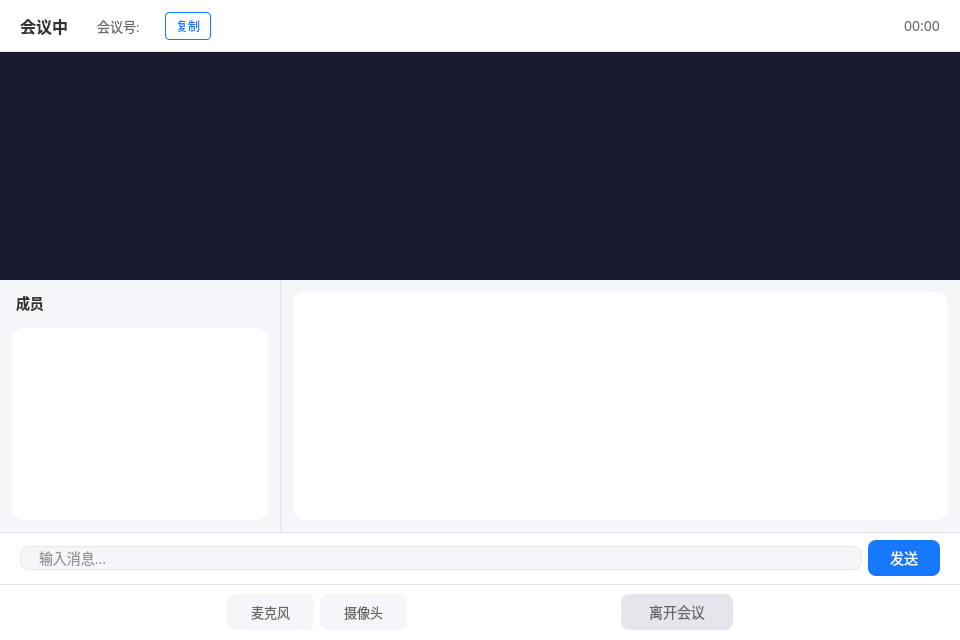
<?xml version="1.0" encoding="UTF-8"?>
<ui version="4.0">
 <class>MeetingDialog</class>
 <widget class="QWidget" name="MeetingDialog">
  <property name="geometry">
   <rect><x>0</x><y>0</y><width>960</width><height>640</height></rect>
  </property>
  <property name="minimumSize">
   <size><width>900</width><height>600</height></size>
  </property>
  <property name="windowTitle">
   <string>视频会议</string>
  </property>
  <property name="styleSheet">
   <string>QWidget#MeetingDialog { background: #F5F6FA; }</string>
  </property>
  <layout class="QVBoxLayout" name="vl_main">
   <property name="spacing"><number>0</number></property>
   <property name="leftMargin"><number>0</number></property>
   <property name="topMargin"><number>0</number></property>
   <property name="rightMargin"><number>0</number></property>
   <property name="bottomMargin"><number>0</number></property>
   <item>
    <widget class="QWidget" name="wdg_topBar">
     <property name="minimumSize"><size><width>0</width><height>52</height></size></property>
     <property name="maximumSize"><size><width>16777215</width><height>52</height></size></property>
     <property name="styleSheet"><string>QWidget#wdg_topBar { background: white; border-bottom: 1px solid #E5E6EB; }</string></property>
     <layout class="QHBoxLayout" name="hl_topBar">
      <property name="leftMargin"><number>20</number></property>
      <property name="topMargin"><number>0</number></property>
      <property name="rightMargin"><number>20</number></property>
      <property name="bottomMargin"><number>0</number></property>
      <item>
       <widget class="QLabel" name="lb_title">
        <property name="text"><string>会议中</string></property>
        <property name="styleSheet"><string>font-size: 16px; font-weight: bold; color: #333; font-family: Microsoft YaHei;</string></property>
       </widget>
      </item>
      <item>
       <widget class="QLabel" name="lb_meetingIdPrefix">
        <property name="text"><string>会议号:</string></property>
        <property name="styleSheet"><string>font-size: 13px; color: #666; font-family: Microsoft YaHei; margin-left: 20px;</string></property>
       </widget>
      </item>
      <item>
       <widget class="QLabel" name="lb_meetingId">
        <property name="text"><string></string></property>
        <property name="styleSheet"><string>font-size: 14px; font-weight: bold; color: #1677FF; font-family: Microsoft YaHei;</string></property>
       </widget>
      </item>
      <item>
       <widget class="QPushButton" name="pb_copy">
        <property name="text"><string>复制</string></property>
        <property name="cursor"><cursorShape>PointingHandCursor</cursorShape></property>
        <property name="styleSheet">
         <string>QPushButton { color: #1677FF; border: 1px solid #1677FF; border-radius: 4px; padding: 4px 10px; font-size: 12px; font-family: Microsoft YaHei; background: transparent; }
QPushButton:hover { background: #F0F5FF; }</string>
        </property>
       </widget>
      </item>
      <item>
       <spacer name="hs_topBar">
        <property name="orientation"><enum>Qt::Horizontal</enum></property>
        <property name="sizeHint"><size><width>40</width><height>20</height></size></property>
       </spacer>
      </item>
      <item>
       <widget class="QLabel" name="lb_timer">
        <property name="text"><string>00:00</string></property>
        <property name="styleSheet"><string>font-size: 14px; color: #666; font-family: Microsoft YaHei;</string></property>
       </widget>
      </item>
     </layout>
    </widget>
   </item>
   <item>
    <widget class="QWidget" name="wdg_videoArea">
     <property name="minimumSize">
      <size><width>0</width><height>0</height></size>
     </property>
     <property name="maximumSize">
      <size><width>16777215</width><height>240</height></size>
     </property>
     <property name="styleSheet">
      <string>QWidget#wdg_videoArea { background: #1A1A2E; }</string>
     </property>
    </widget>
   </item>
   <item>
    <widget class="QSplitter" name="splitter_main">
     <property name="orientation"><enum>Qt::Horizontal</enum></property>
     <property name="handleWidth"><number>1</number></property>
     <property name="styleSheet"><string>QSplitter::handle { background: #E5E6EB; }</string></property>
     <widget class="QWidget" name="wdg_memberPanel">
      <property name="minimumSize"><size><width>200</width><height>0</height></size></property>
      <property name="maximumSize"><size><width>280</width><height>16777215</height></size></property>
      <layout class="QVBoxLayout" name="vl_memberPanel">
       <property name="leftMargin"><number>12</number></property>
       <property name="topMargin"><number>12</number></property>
       <property name="rightMargin"><number>12</number></property>
       <property name="bottomMargin"><number>12</number></property>
       <item>
        <widget class="QLabel" name="lb_memberTitle">
         <property name="text"><string>成员</string></property>
         <property name="styleSheet"><string>font-size: 14px; font-weight: bold; color: #333; font-family: Microsoft YaHei; padding-bottom: 8px;</string></property>
        </widget>
       </item>
       <item>
        <widget class="QListWidget" name="lw_memberList">
         <property name="styleSheet">
          <string>QListWidget { background: white; border-radius: 12px; border: none; padding: 8px; }
QListWidget::item { padding: 6px 0; border: none; }</string>
         </property>
        </widget>
       </item>
      </layout>
     </widget>
     <widget class="QWidget" name="wdg_msgPanel">
      <layout class="QVBoxLayout" name="vl_msgPanel">
       <property name="leftMargin"><number>12</number></property>
       <property name="topMargin"><number>12</number></property>
       <property name="rightMargin"><number>12</number></property>
       <property name="bottomMargin"><number>12</number></property>
       <item>
        <widget class="QTextBrowser" name="tb_messages">
         <property name="styleSheet">
          <string>QTextBrowser { background: white; border-radius: 12px; border: none; padding: 12px; font-size: 14px; font-family: Microsoft YaHei; color: #333; }</string>
         </property>
         <property name="openExternalLinks"><bool>false</bool></property>
        </widget>
       </item>
      </layout>
     </widget>
    </widget>
   </item>
   <item>
    <widget class="QWidget" name="wdg_inputBar">
     <property name="minimumSize"><size><width>0</width><height>52</height></size></property>
     <property name="maximumSize"><size><width>16777215</width><height>52</height></size></property>
     <property name="styleSheet"><string>QWidget#wdg_inputBar { background: white; border-top: 1px solid #E5E6EB; }</string></property>
     <layout class="QHBoxLayout" name="hl_inputBar">
      <property name="leftMargin"><number>20</number></property>
      <property name="topMargin"><number>8</number></property>
      <property name="rightMargin"><number>20</number></property>
      <property name="bottomMargin"><number>8</number></property>
      <item>
       <widget class="QLineEdit" name="le_input">
        <property name="placeholderText"><string>输入消息...</string></property>
        <property name="styleSheet">
         <string>QLineEdit { border: 1px solid #E5E6EB; border-radius: 8px; padding: 0 16px; font-size: 14px; font-family: Microsoft YaHei; background: #F5F6FA; color: #333; }
QLineEdit:focus { border-color: #1677FF; background: white; }</string>
        </property>
       </widget>
      </item>
      <item>
       <widget class="QPushButton" name="pb_send">
        <property name="text"><string>发送</string></property>
        <property name="minimumSize"><size><width>72</width><height>36</height></size></property>
        <property name="maximumSize"><size><width>72</width><height>36</height></size></property>
        <property name="cursor"><cursorShape>PointingHandCursor</cursorShape></property>
        <property name="styleSheet">
         <string>QPushButton { background: #1677FF; color: white; border-radius: 8px; font-size: 14px; font-family: Microsoft YaHei; border: none; }
QPushButton:hover { background: #4096FF; }</string>
        </property>
       </widget>
      </item>
     </layout>
    </widget>
   </item>
   <item>
    <widget class="QWidget" name="wdg_controlBar">
     <property name="minimumSize"><size><width>0</width><height>56</height></size></property>
     <property name="maximumSize"><size><width>16777215</width><height>56</height></size></property>
     <property name="styleSheet"><string>QWidget#wdg_controlBar { background: white; border-top: 1px solid #E5E6EB; }</string></property>
     <layout class="QHBoxLayout" name="hl_controlBar">
      <property name="leftMargin"><number>20</number></property>
      <property name="topMargin"><number>10</number></property>
      <property name="rightMargin"><number>20</number></property>
      <property name="bottomMargin"><number>10</number></property>
      <item>
       <spacer name="hs_controlLeft">
        <property name="orientation"><enum>Qt::Horizontal</enum></property>
        <property name="sizeHint"><size><width>40</width><height>20</height></size></property>
       </spacer>
      </item>
      <item>
       <widget class="QPushButton" name="pb_microphone">
        <property name="text"><string>麦克风</string></property>
        <property name="cursor"><cursorShape>PointingHandCursor</cursorShape></property>
        <property name="styleSheet">
         <string>QPushButton { background: #F5F6FA; color: #666; border-radius: 8px; font-size: 13px; font-family: Microsoft YaHei; border: none; padding: 8px 24px; }
QPushButton:hover { background: #E5E6EB; }</string>
        </property>
       </widget>
      </item>
      <item>
       <widget class="QPushButton" name="pb_camera">
        <property name="text"><string>摄像头</string></property>
        <property name="cursor"><cursorShape>PointingHandCursor</cursorShape></property>
        <property name="styleSheet">
         <string>QPushButton { background: #F5F6FA; color: #666; border-radius: 8px; font-size: 13px; font-family: Microsoft YaHei; border: none; padding: 8px 24px; }
QPushButton:hover { background: #E5E6EB; }</string>
        </property>
       </widget>
      </item>
      <item>
       <spacer name="hs_controlMid">
        <property name="orientation"><enum>Qt::Horizontal</enum></property>
        <property name="sizeHint"><size><width>40</width><height>20</height></size></property>
       </spacer>
      </item>
      <item>
       <widget class="QPushButton" name="pb_exit">
        <property name="text"><string>离开会议</string></property>
        <property name="cursor"><cursorShape>PointingHandCursor</cursorShape></property>
        <property name="styleSheet">
         <string>QPushButton { background: #E5E6EB; color: #666; border-radius: 8px; font-size: 14px; font-family: Microsoft YaHei; border: none; padding: 8px 28px; }
QPushButton:hover { background: #D0D1D5; }</string>
        </property>
       </widget>
      </item>
      <item>
       <spacer name="hs_controlRight">
        <property name="orientation"><enum>Qt::Horizontal</enum></property>
        <property name="sizeHint"><size><width>40</width><height>20</height></size></property>
       </spacer>
      </item>
     </layout>
    </widget>
   </item>
  </layout>
 </widget>
 <resources/>
 <connections/>
</ui>
